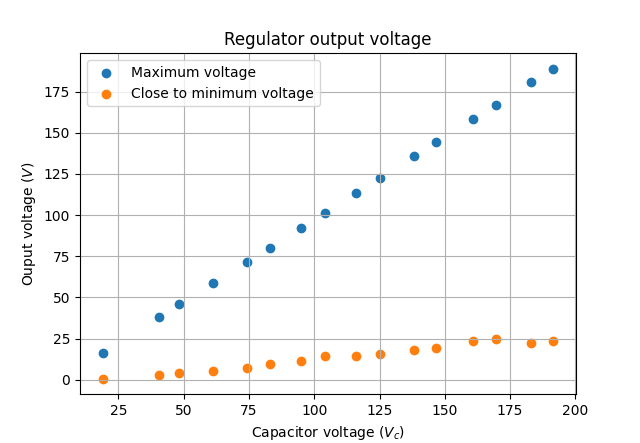

Write the Python code that produced this figure.
import pandas as pd
import matplotlib.pyplot as plt
import numpy as np
from scipy.optimize import curve_fit

filename = "regulator_680uF.CSV"
df = pd.read_csv(filename).dropna()

fig, ax = plt.subplots()
# Capacitor voltage
Vc = df['capacitor']
# Output voltage close to min and max
Vmid = df['out_mid']
Vmax = df['out_max']

# Plots
ax.scatter(Vc, Vmax, label='Maximum voltage')
ax.scatter(Vc, Vmid, label='Close to minimum voltage')
ax.set(title='Regulator output voltage',
	   xlabel='Capacitor voltage ($V_c$)',
	   ylabel='Ouput voltage ($V$)')

plt.legend()
ax.grid()
plt.show()
